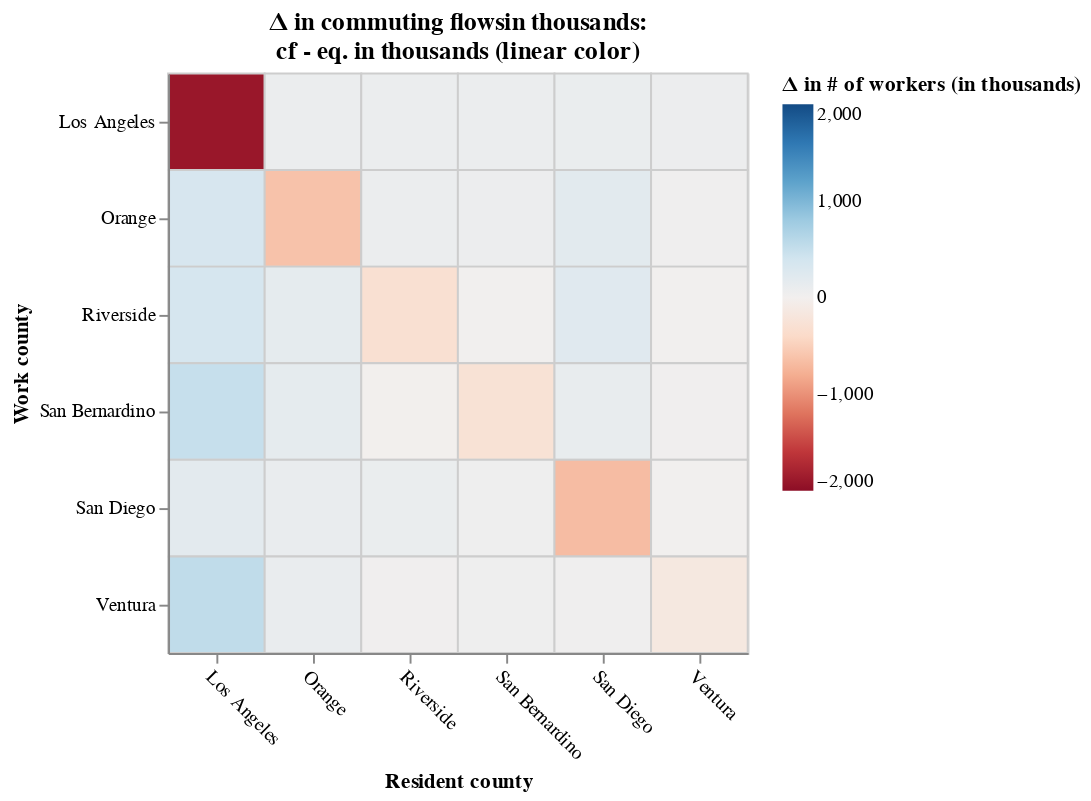

The notebook cell saved with this chart:
### Code cell
chart_Lij_diff = plot_L_ij_compare(df_compare_ij, scale='linear')
# chart_Lij_compare_log = plot_L_ij_compare(df_compare_ij, scale='symlog')
# chart_Lij_compare = alt.hconcat(chart_Lij_compare_lin, chart_Lij_compare_log).resolve_scale(color='independent')

# chart_Lij_diff.save('output/chart_Lij_diff.svg')
chart_Lij_diff

### Figure 1 — Vega-Lite specification as saved in the notebook (floating-point values rounded to 4 significant figures)
{"config": {"view": {"continuousWidth": 300, "continuousHeight": 300}}, "data": {"name": "data-05f2957cf2fabd37547dfb772970b5e6"}, "mark": {"type": "rect", "stroke": "#cdcdcd", "strokeWidth": 1}, "encoding": {"color": {"field": "diff_L_ij", "scale": {"clamp": true, "domain": [-2000, 2000], "scheme": "redblue", "type": "linear"}, "title": "Δ in # of workers (in thousands)", "type": "quantitative"}, "tooltip": [{"field": "county_i_name", "type": "nominal"}, {"field": "county_j_name", "type": "nominal"}, {"field": "diff_L_ij", "type": "quantitative"}], "x": {"axis": {"labelAngle": 45}, "field": "county_i_name", "title": "Resident county", "type": "nominal"}, "y": {"field": "county_j_name", "title": "Work county", "type": "nominal"}}, "height": 300, "title": ["Δ in commuting flowsin thousands:", "cf - eq. in thousands (linear color)"], "width": 300, "$schema": "https://vega.github.io/schema/vega-lite/v5.20.1.json", "datasets": {"data-05f2957cf2fabd37547dfb772970b5e6": [{"county_i_name": "Los Angeles", "county_j_name": "Los Angeles", "L_ij_eq": 3657.0, "L_ij_cf": 1757.0, "U_ij_eq": 0.265, "U_ij_cf": 0.02703, "pi_ij_cond_eq": 0.771, "pi_ij_cond_cf": 0.3704, "pi_ij_joint_eq": 0.3578, "pi_ij_joint_cf": 0.3578, "diff_U_ij": -0.238, "diff_pi_ij_joint": 0.0, "diff_pi_ij_cond": -0.4006, "diff_L_ij": -1900.0}, {"county_i_name": "Orange", "county_j_name": "Los Angeles", "L_ij_eq": 257.4, "L_ij_cf": 339.0, "U_ij_eq": -2.388, "U_ij_cf": -0.7395, "pi_ij_cond_eq": 0.1664, "pi_ij_cond_cf": 0.219, "pi_ij_joint_eq": 0.02519, "pi_ij_joint_cf": 0.02519, "diff_U_ij": 1.649, "diff_pi_ij_joint": 0.0, "diff_pi_ij_cond": 0.05269, "diff_L_ij": 81.55}, {"county_i_name": "Riverside", "county_j_name": "Los Angeles", "L_ij_eq": 12.83, "L_ij_cf": 100.8, "U_ij_eq": -5.388, "U_ij_cf": -1.635, "pi_ij_cond_eq": 0.01262, "pi_ij_cond_cf": 0.09918, "pi_ij_joint_eq": 0.001255, "pi_ij_joint_cf": 0.001255, "diff_U_ij": 3.753, "diff_pi_ij_joint": 0.0, "diff_pi_ij_cond": 0.08656, "diff_L_ij": 87.96}, {"county_i_name": "San Bernardino", "county_j_name": "Los Angeles", "L_ij_eq": 48.87, "L_ij_cf": 137.9, "U_ij_eq": -4.05, "U_ij_cf": -1.236, "pi_ij_cond_eq": 0.05374, "pi_ij_cond_cf": 0.1517, "pi_ij_joint_eq": 0.004782, "pi_ij_joint_cf": 0.004782, "diff_U_ij": 2.814, "diff_pi_ij_joint": 0.0, "diff_pi_ij_cond": 0.09791, "diff_L_ij": 89.04}, {"county_i_name": "San Diego", "county_j_name": "Los Angeles", "L_ij_eq": 0.9788, "L_ij_cf": 97.91, "U_ij_eq": -7.961, "U_ij_cf": -2.407, "pi_ij_cond_eq": 0.0006059, "pi_ij_cond_cf": 0.06061, "pi_ij_joint_eq": 9.577e-05, "pi_ij_joint_cf": 9.577e-05, "diff_U_ij": 5.553, "diff_pi_ij_joint": 0.0, "diff_pi_ij_cond": 0.06, "diff_L_ij": 96.93}, {"county_i_name": "Ventura", "county_j_name": "Los Angeles", "L_ij_eq": 11.16, "L_ij_cf": 79.93, "U_ij_eq": -5.527, "U_ij_cf": -1.684, "pi_ij_cond_eq": 0.02866, "pi_ij_cond_cf": 0.2052, "pi_ij_joint_eq": 0.001092, "pi_ij_joint_cf": 0.001092, "diff_U_ij": 3.842, "diff_pi_ij_joint": 0.0, "diff_pi_ij_cond": 0.1765, "diff_L_ij": 68.77}, {"county_i_name": "Los Angeles", "county_j_name": "Orange", "L_ij_eq": 746.9, "L_ij_cf": 1089.0, "U_ij_eq": -1.323, "U_ij_cf": -0.4514, "pi_ij_cond_eq": 0.1575, "pi_ij_cond_cf": 0.2296, "pi_ij_joint_eq": 0.07308, "pi_ij_joint_cf": 0.07308, "diff_U_ij": 0.8719, "diff_pi_ij_joint": 0.0, "diff_pi_ij_cond": 0.07207, "diff_L_ij": 341.8}, {"county_i_name": "Orange", "county_j_name": "Orange", "L_ij_eq": 1153.0, "L_ij_cf": 532.6, "U_ij_eq": -0.8888, "U_ij_cf": -0.2877, "pi_ij_cond_eq": 0.7453, "pi_ij_cond_cf": 0.3441, "pi_ij_joint_eq": 0.1129, "pi_ij_joint_cf": 0.1129, "diff_U_ij": 0.601, "diff_pi_ij_joint": 0.0, "diff_pi_ij_cond": -0.4012, "diff_L_ij": -620.8}, {"county_i_name": "Riverside", "county_j_name": "Orange", "L_ij_eq": 90.9, "L_ij_cf": 181.8, "U_ij_eq": -3.43, "U_ij_cf": -1.045, "pi_ij_cond_eq": 0.08945, "pi_ij_cond_cf": 0.1789, "pi_ij_joint_eq": 0.008894, "pi_ij_joint_cf": 0.008894, "diff_U_ij": 2.385, "diff_pi_ij_joint": 0.0, "diff_pi_ij_cond": 0.08945, "diff_L_ij": 90.89}, {"county_i_name": "San Bernardino", "county_j_name": "Orange", "L_ij_eq": 103.1, "L_ij_cf": 172.7, "U_ij_eq": -3.303, "U_ij_cf": -1.011, "pi_ij_cond_eq": 0.1134, "pi_ij_cond_cf": 0.1899, "pi_ij_joint_eq": 0.01009, "pi_ij_joint_cf": 0.01009, "diff_U_ij": 2.292, "diff_pi_ij_joint": 0.0, "diff_pi_ij_cond": 0.0765, "diff_L_ij": 69.57}, {"county_i_name": "San Diego", "county_j_name": "Orange", "L_ij_eq": 12.7, "L_ij_cf": 211.9, "U_ij_eq": -5.398, "U_ij_cf": -1.635, "pi_ij_cond_eq": 0.007859, "pi_ij_cond_cf": 0.1312, "pi_ij_joint_eq": 0.001242, "pi_ij_joint_cf": 0.001242, "diff_U_ij": 3.763, "diff_pi_ij_joint": 0.0, "diff_pi_ij_cond": 0.1233, "diff_L_ij": 199.2}, {"county_i_name": "Ventura", "county_j_name": "Orange", "L_ij_eq": 0.9971, "L_ij_cf": 38.61, "U_ij_eq": -7.942, "U_ij_cf": -2.412, "pi_ij_cond_eq": 0.00256, "pi_ij_cond_cf": 0.09912, "pi_ij_joint_eq": 9.756e-05, "pi_ij_joint_cf": 9.756e-05, "diff_U_ij": 5.53, "diff_pi_ij_joint": 0.0, "diff_pi_ij_cond": 0.09656, "diff_L_ij": 37.61}, {"county_i_name": "Los Angeles", "county_j_name": "Riverside", "L_ij_eq": 19.9, "L_ij_cf": 365.3, "U_ij_eq": -4.948, "U_ij_cf": -1.543, "pi_ij_cond_eq": 0.004197, "pi_ij_cond_cf": 0.07703, "pi_ij_joint_eq": 0.001947, "pi_ij_joint_cf": 0.001947, "diff_U_ij": 3.405, "diff_pi_ij_joint": 0.0, "diff_pi_ij_cond": 0.07283, "diff_L_ij": 345.4}, {"county_i_name": "Orange", "county_j_name": "Riverside", "L_ij_eq": 48.62, "L_ij_cf": 205.2, "U_ij_eq": -4.055, "U_ij_cf": -1.242, "pi_ij_cond_eq": 0.03141, "pi_ij_cond_cf": 0.1326, "pi_ij_joint_eq": 0.004757, "pi_ij_joint_cf": 0.004757, "diff_U_ij": 2.814, "diff_pi_ij_joint": 0.0, "diff_pi_ij_cond": 0.1012, "diff_L_ij": 156.6}, {"county_i_name": "Riverside", "county_j_name": "Riverside", "L_ij_eq": 624.7, "L_ij_cf": 324.9, "U_ij_eq": -1.502, "U_ij_cf": -0.4643, "pi_ij_cond_eq": 0.6147, "pi_ij_cond_cf": 0.3197, "pi_ij_joint_eq": 0.06112, "pi_ij_joint_cf": 0.06112, "diff_U_ij": 1.038, "diff_pi_ij_joint": 0.0, "diff_pi_ij_cond": -0.295, "diff_L_ij": -299.8}, {"county_i_name": "San Bernardino", "county_j_name": "Riverside", "L_ij_eq": 200.3, "L_ij_cf": 210.9, "U_ij_eq": -2.639, "U_ij_cf": -0.8111, "pi_ij_cond_eq": 0.2203, "pi_ij_cond_cf": 0.232, "pi_ij_joint_eq": 0.0196, "pi_ij_joint_cf": 0.0196, "diff_U_ij": 1.828, "diff_pi_ij_joint": 0.0, "diff_pi_ij_cond": 0.01165, "diff_L_ij": 10.6}, {"county_i_name": "San Diego", "county_j_name": "Riverside", "L_ij_eq": 19.24, "L_ij_cf": 240.2, "U_ij_eq": -4.982, "U_ij_cf": -1.51, "pi_ij_cond_eq": 0.01191, "pi_ij_cond_cf": 0.1487, "pi_ij_joint_eq": 0.001883, "pi_ij_joint_cf": 0.001883, "diff_U_ij": 3.472, "diff_pi_ij_joint": 0.0, "diff_pi_ij_cond": 0.1368, "diff_L_ij": 220.9}, {"county_i_name": "Ventura", "county_j_name": "Riverside", "L_ij_eq": 0.02141, "L_ij_cf": 12.14, "U_ij_eq": -11.78, "U_ij_cf": -3.569, "pi_ij_cond_eq": 5.495e-05, "pi_ij_cond_cf": 0.03116, "pi_ij_joint_eq": 2.094e-06, "pi_ij_joint_cf": 2.094e-06, "diff_U_ij": 8.214, "diff_pi_ij_joint": 0.0, "diff_pi_ij_cond": 0.03111, "diff_L_ij": 12.12}, {"county_i_name": "Los Angeles", "county_j_name": "San Bernardino", "L_ij_eq": 98.1, "L_ij_cf": 590.7, "U_ij_eq": -3.353, "U_ij_cf": -1.063, "pi_ij_cond_eq": 0.02069, "pi_ij_cond_cf": 0.1246, "pi_ij_joint_eq": 0.009599, "pi_ij_joint_cf": 0.009599, "diff_U_ij": 2.29, "diff_pi_ij_joint": 0.0, "diff_pi_ij_cond": 0.1039, "diff_L_ij": 492.6}, {"county_i_name": "Orange", "county_j_name": "San Bernardino", "L_ij_eq": 71.37, "L_ij_cf": 230.3, "U_ij_eq": -3.671, "U_ij_cf": -1.126, "pi_ij_cond_eq": 0.04612, "pi_ij_cond_cf": 0.1488, "pi_ij_joint_eq": 0.006983, "pi_ij_joint_cf": 0.006983, "diff_U_ij": 2.545, "diff_pi_ij_joint": 0.0, "diff_pi_ij_cond": 0.1027, "diff_L_ij": 159.0}, {"county_i_name": "Riverside", "county_j_name": "San Bernardino", "L_ij_eq": 259.2, "L_ij_cf": 249.3, "U_ij_eq": -2.382, "U_ij_cf": -0.7293, "pi_ij_cond_eq": 0.2551, "pi_ij_cond_cf": 0.2453, "pi_ij_joint_eq": 0.02536, "pi_ij_joint_cf": 0.02536, "diff_U_ij": 1.652, "diff_pi_ij_joint": 0.0, "diff_pi_ij_cond": -0.009769, "diff_L_ij": -9.927}, {"county_i_name": "San Bernardino", "county_j_name": "San Bernardino", "L_ij_eq": 553.4, "L_ij_cf": 286.5, "U_ij_eq": -1.623, "U_ij_cf": -0.5051, "pi_ij_cond_eq": 0.6085, "pi_ij_cond_cf": 0.315, "pi_ij_joint_eq": 0.05414, "pi_ij_joint_cf": 0.05414, "diff_U_ij": 1.118, "diff_pi_ij_joint": 0.0, "diff_pi_ij_cond": -0.2935, "diff_L_ij": -266.9}, {"county_i_name": "San Diego", "county_j_name": "San Bernardino", "L_ij_eq": 2.126, "L_ij_cf": 123.7, "U_ij_eq": -7.185, "U_ij_cf": -2.174, "pi_ij_cond_eq": 0.001316, "pi_ij_cond_cf": 0.07657, "pi_ij_joint_eq": 0.0002081, "pi_ij_joint_cf": 0.0002081, "diff_U_ij": 5.011, "diff_pi_ij_joint": 0.0, "diff_pi_ij_cond": 0.07525, "diff_L_ij": 121.6}, {"county_i_name": "Ventura", "county_j_name": "San Bernardino", "L_ij_eq": 0.1271, "L_ij_cf": 20.76, "U_ij_eq": -10.0, "U_ij_cf": -3.033, "pi_ij_cond_eq": 0.0003262, "pi_ij_cond_cf": 0.05329, "pi_ij_joint_eq": 1.243e-05, "pi_ij_joint_cf": 1.243e-05, "diff_U_ij": 6.97, "diff_pi_ij_joint": 0.0, "diff_pi_ij_cond": 0.05296, "diff_L_ij": 20.63}, {"county_i_name": "Los Angeles", "county_j_name": "San Diego", "L_ij_eq": 2.235, "L_ij_cf": 189.0, "U_ij_eq": -7.135, "U_ij_cf": -2.202, "pi_ij_cond_eq": 0.0004712, "pi_ij_cond_cf": 0.03986, "pi_ij_joint_eq": 0.0002186, "pi_ij_joint_cf": 0.0002186, "diff_U_ij": 4.933, "diff_pi_ij_joint": 0.0, "diff_pi_ij_cond": 0.03939, "diff_L_ij": 186.8}, {"county_i_name": "Orange", "county_j_name": "San Diego", "L_ij_eq": 9.991, "L_ij_cf": 127.4, "U_ij_eq": -5.638, "U_ij_cf": -1.718, "pi_ij_cond_eq": 0.006456, "pi_ij_cond_cf": 0.08231, "pi_ij_joint_eq": 0.0009775, "pi_ij_joint_cf": 0.0009775, "diff_U_ij": 3.919, "diff_pi_ij_joint": 0.0, "diff_pi_ij_cond": 0.07586, "diff_L_ij": 117.4}, {"county_i_name": "Riverside", "county_j_name": "San Diego", "L_ij_eq": 28.32, "L_ij_cf": 127.9, "U_ij_eq": -4.596, "U_ij_cf": -1.396, "pi_ij_cond_eq": 0.02787, "pi_ij_cond_cf": 0.1259, "pi_ij_joint_eq": 0.002771, "pi_ij_joint_cf": 0.002771, "diff_U_ij": 3.2, "diff_pi_ij_joint": 0.0, "diff_pi_ij_cond": 0.09803, "diff_L_ij": 99.62}, {"county_i_name": "San Bernardino", "county_j_name": "San Diego", "L_ij_eq": 2.418, "L_ij_cf": 55.76, "U_ij_eq": -7.056, "U_ij_cf": -2.142, "pi_ij_cond_eq": 0.002659, "pi_ij_cond_cf": 0.06132, "pi_ij_joint_eq": 0.0002366, "pi_ij_joint_cf": 0.0002366, "diff_U_ij": 4.914, "diff_pi_ij_joint": 0.0, "diff_pi_ij_cond": 0.05866, "diff_L_ij": 53.34}, {"county_i_name": "San Diego", "county_j_name": "San Diego", "L_ij_eq": 1580.0, "L_ij_cf": 906.2, "U_ij_eq": -0.5738, "U_ij_cf": -0.1821, "pi_ij_cond_eq": 0.9783, "pi_ij_cond_cf": 0.561, "pi_ij_joint_eq": 0.1546, "pi_ij_joint_cf": 0.1546, "diff_U_ij": 0.3917, "diff_pi_ij_joint": 0.0, "diff_pi_ij_cond": -0.4173, "diff_L_ij": -674.2}, {"county_i_name": "Ventura", "county_j_name": "San Diego", "L_ij_eq": 0.003968, "L_ij_cf": 7.306, "U_ij_eq": -13.47, "U_ij_cf": -4.077, "pi_ij_cond_eq": 1.019e-05, "pi_ij_cond_cf": 0.01876, "pi_ij_joint_eq": 3.883e-07, "pi_ij_joint_cf": 3.883e-07, "diff_U_ij": 9.392, "diff_pi_ij_joint": 0.0, "diff_pi_ij_cond": 0.01875, "diff_L_ij": 7.302}, {"county_i_name": "Los Angeles", "county_j_name": "Ventura", "L_ij_eq": 218.6, "L_ij_cf": 751.9, "U_ij_eq": -2.552, "U_ij_cf": -0.8215, "pi_ij_cond_eq": 0.0461, "pi_ij_cond_cf": 0.1586, "pi_ij_joint_eq": 0.02139, "pi_ij_joint_cf": 0.02139, "diff_U_ij": 1.73, "diff_pi_ij_joint": 0.0, "diff_pi_ij_cond": 0.1125, "diff_L_ij": 533.3}, {"county_i_name": "Orange", "county_j_name": "Ventura", "L_ij_eq": 6.731, "L_ij_cf": 113.1, "U_ij_eq": -6.032, "U_ij_cf": -1.837, "pi_ij_cond_eq": 0.00435, "pi_ij_cond_cf": 0.07308, "pi_ij_joint_eq": 0.0006586, "pi_ij_joint_cf": 0.0006586, "diff_U_ij": 4.195, "diff_pi_ij_joint": 0.0, "diff_pi_ij_cond": 0.06873, "diff_L_ij": 106.4}, {"county_i_name": "Riverside", "county_j_name": "Ventura", "L_ij_eq": 0.2702, "L_ij_cf": 31.51, "U_ij_eq": -9.248, "U_ij_cf": -2.798, "pi_ij_cond_eq": 0.0002659, "pi_ij_cond_cf": 0.031, "pi_ij_joint_eq": 2.644e-05, "pi_ij_joint_cf": 2.644e-05, "diff_U_ij": 6.45, "diff_pi_ij_joint": 0.0, "diff_pi_ij_cond": 0.03074, "diff_L_ij": 31.24}, {"county_i_name": "San Bernardino", "county_j_name": "Ventura", "L_ij_eq": 1.24, "L_ij_cf": 45.59, "U_ij_eq": -7.724, "U_ij_cf": -2.343, "pi_ij_cond_eq": 0.001363, "pi_ij_cond_cf": 0.05014, "pi_ij_joint_eq": 0.0001213, "pi_ij_joint_cf": 0.0001213, "diff_U_ij": 5.381, "diff_pi_ij_joint": 0.0, "diff_pi_ij_cond": 0.04877, "diff_L_ij": 44.35}, {"county_i_name": "San Diego", "county_j_name": "Ventura", "L_ij_eq": 0.03404, "L_ij_cf": 35.6, "U_ij_eq": -11.32, "U_ij_cf": -3.419, "pi_ij_cond_eq": 2.107e-05, "pi_ij_cond_cf": 0.02204, "pi_ij_joint_eq": 3.331e-06, "pi_ij_joint_cf": 3.331e-06, "diff_U_ij": 7.9, "diff_pi_ij_joint": 0.0, "diff_pi_ij_cond": 0.02201, "diff_L_ij": 35.56}, {"county_i_name": "Ventura", "county_j_name": "Ventura", "L_ij_eq": 377.2, "L_ij_cf": 230.8, "U_ij_eq": -2.006, "U_ij_cf": -0.624, "pi_ij_cond_eq": 0.9684, "pi_ij_cond_cf": 0.5925, "pi_ij_joint_eq": 0.03691, "pi_ij_joint_cf": 0.03691, "diff_U_ij": 1.382, "diff_pi_ij_joint": 0.0, "diff_pi_ij_cond": -0.3759, "diff_L_ij": -146.4}]}}
